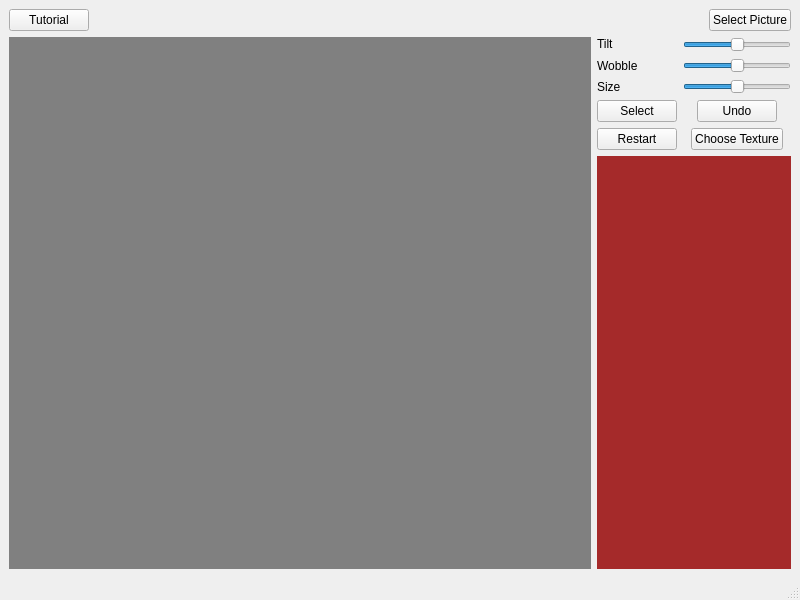
<?xml version="1.0" encoding="UTF-8"?>
<ui version="4.0">
 <class>MainWindow</class>
 <widget class="QMainWindow" name="MainWindow">
  <property name="geometry">
   <rect>
    <x>0</x>
    <y>0</y>
    <width>800</width>
    <height>600</height>
   </rect>
  </property>
  <property name="windowTitle">
   <string>MainWindow</string>
  </property>
  <widget class="QWidget" name="centralwidget">
   <layout class="QVBoxLayout" name="verticalLayout_2">
    <item>
     <layout class="QHBoxLayout" name="horizontalLayout">
      <item alignment="Qt::AlignLeft|Qt::AlignTop">
       <widget class="QPushButton" name="tutorialBtn">
        <property name="sizePolicy">
         <sizepolicy hsizetype="Preferred" vsizetype="Preferred">
          <horstretch>0</horstretch>
          <verstretch>0</verstretch>
         </sizepolicy>
        </property>
        <property name="text">
         <string>Tutorial</string>
        </property>
       </widget>
      </item>
      <item alignment="Qt::AlignRight|Qt::AlignTop">
       <widget class="QPushButton" name="selectPicBtn">
        <property name="sizePolicy">
         <sizepolicy hsizetype="Preferred" vsizetype="Preferred">
          <horstretch>0</horstretch>
          <verstretch>0</verstretch>
         </sizepolicy>
        </property>
        <property name="text">
         <string>Select Picture</string>
        </property>
       </widget>
      </item>
     </layout>
    </item>
    <item>
     <layout class="QHBoxLayout" name="horizontalLayout_2" stretch="3,1">
      <item>
       <widget class="QStackedWidget" name="stackedWidget">
        <property name="sizePolicy">
         <sizepolicy hsizetype="Minimum" vsizetype="Minimum">
          <horstretch>0</horstretch>
          <verstretch>0</verstretch>
         </sizepolicy>
        </property>
        <property name="styleSheet">
         <string notr="true">background-color:gray;</string>
        </property>
        <property name="currentIndex">
         <number>1</number>
        </property>
        <widget class="QWidget" name="page"/>
        <widget class="QWidget" name="page_2"/>
       </widget>
      </item>
      <item>
       <layout class="QVBoxLayout" name="verticalLayout">
        <item>
         <layout class="QGridLayout" name="gridLayout">
          <item row="2" column="1">
           <widget class="QSlider" name="sizeSlider">
            <property name="maximum">
             <number>100</number>
            </property>
            <property name="value">
             <number>50</number>
            </property>
            <property name="orientation">
             <enum>Qt::Horizontal</enum>
            </property>
           </widget>
          </item>
          <item row="0" column="0">
           <widget class="QLabel" name="label">
            <property name="sizePolicy">
             <sizepolicy hsizetype="Maximum" vsizetype="Maximum">
              <horstretch>0</horstretch>
              <verstretch>0</verstretch>
             </sizepolicy>
            </property>
            <property name="text">
             <string>Tilt</string>
            </property>
           </widget>
          </item>
          <item row="2" column="0">
           <widget class="QLabel" name="label_3">
            <property name="sizePolicy">
             <sizepolicy hsizetype="Maximum" vsizetype="Preferred">
              <horstretch>0</horstretch>
              <verstretch>0</verstretch>
             </sizepolicy>
            </property>
            <property name="text">
             <string>Size</string>
            </property>
           </widget>
          </item>
          <item row="4" column="1" alignment="Qt::AlignHCenter">
           <widget class="QPushButton" name="chooseTxtreBtn">
            <property name="sizePolicy">
             <sizepolicy hsizetype="Maximum" vsizetype="Maximum">
              <horstretch>0</horstretch>
              <verstretch>0</verstretch>
             </sizepolicy>
            </property>
            <property name="text">
             <string>Choose Texture</string>
            </property>
           </widget>
          </item>
          <item row="0" column="1">
           <widget class="QSlider" name="tiltSlider">
            <property name="sizePolicy">
             <sizepolicy hsizetype="Expanding" vsizetype="Maximum">
              <horstretch>0</horstretch>
              <verstretch>0</verstretch>
             </sizepolicy>
            </property>
            <property name="minimum">
             <number>-45</number>
            </property>
            <property name="maximum">
             <number>45</number>
            </property>
            <property name="value">
             <number>0</number>
            </property>
            <property name="orientation">
             <enum>Qt::Horizontal</enum>
            </property>
           </widget>
          </item>
          <item row="1" column="1">
           <widget class="QSlider" name="wobbleSlider">
            <property name="minimum">
             <number>-45</number>
            </property>
            <property name="maximum">
             <number>45</number>
            </property>
            <property name="orientation">
             <enum>Qt::Horizontal</enum>
            </property>
           </widget>
          </item>
          <item row="3" column="1" alignment="Qt::AlignHCenter">
           <widget class="QPushButton" name="undoBtn">
            <property name="sizePolicy">
             <sizepolicy hsizetype="Maximum" vsizetype="Fixed">
              <horstretch>0</horstretch>
              <verstretch>0</verstretch>
             </sizepolicy>
            </property>
            <property name="text">
             <string>Undo</string>
            </property>
           </widget>
          </item>
          <item row="1" column="0">
           <widget class="QLabel" name="label_2">
            <property name="sizePolicy">
             <sizepolicy hsizetype="Maximum" vsizetype="Preferred">
              <horstretch>0</horstretch>
              <verstretch>0</verstretch>
             </sizepolicy>
            </property>
            <property name="text">
             <string>Wobble</string>
            </property>
           </widget>
          </item>
          <item row="4" column="0">
           <widget class="QPushButton" name="restartBtn">
            <property name="text">
             <string>Restart</string>
            </property>
           </widget>
          </item>
          <item row="3" column="0">
           <widget class="QPushButton" name="SelectBtn">
            <property name="text">
             <string>Select</string>
            </property>
           </widget>
          </item>
         </layout>
        </item>
        <item>
         <widget class="QWidget" name="widget" native="true">
          <property name="styleSheet">
           <string notr="true">background-color:brown;</string>
          </property>
         </widget>
        </item>
       </layout>
      </item>
     </layout>
    </item>
   </layout>
  </widget>
  <widget class="QMenuBar" name="menubar">
   <property name="geometry">
    <rect>
     <x>0</x>
     <y>0</y>
     <width>800</width>
     <height>21</height>
    </rect>
   </property>
  </widget>
  <widget class="QStatusBar" name="statusbar"/>
 </widget>
 <resources/>
 <connections/>
</ui>
